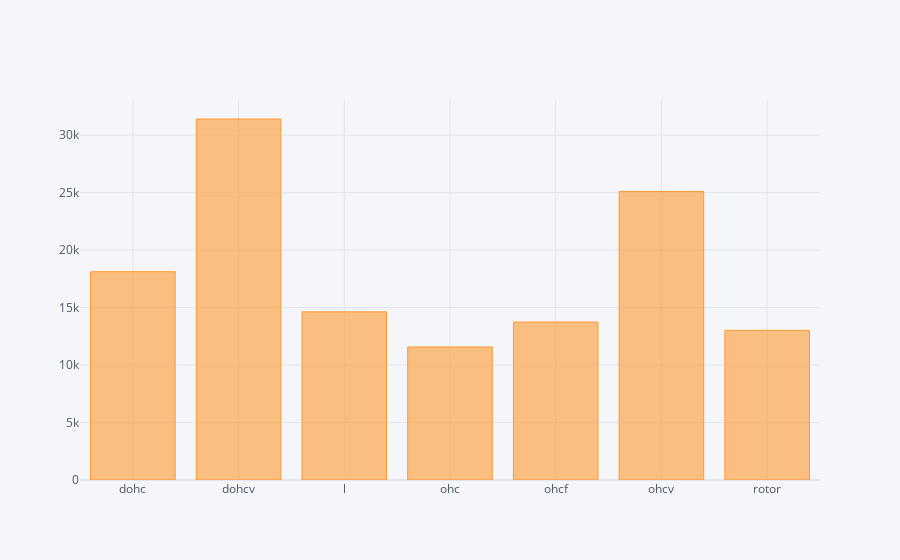

Notebook source saved alongside this figure:
### Code cell
data.groupby('enginetype')['price'].mean().iplot(kind='bar')

### Figure 1 — Plotly figure (JSON) as saved in the notebook; plotly's stock layout.template omitted (floating-point values rounded to 4 significant figures)
{"data": [{"marker": {"color": "rgba(255, 153, 51, 0.6)", "line": {"color": "rgba(255, 153, 51, 1.0)", "width": 1}}, "name": "price", "orientation": "v", "text": "", "type": "bar", "x": ["dohc", "dohcv", "l", "ohc", "ohcf", "ohcv", "rotor"], "y": [18120.0, 31400.0, 14630.0, 11570.0, 13740.0, 25100.0, 13020]}], "layout": {"legend": {"bgcolor": "#F5F6F9", "font": {"color": "#4D5663"}}, "paper_bgcolor": "#F5F6F9", "plot_bgcolor": "#F5F6F9", "title": {"font": {"color": "#4D5663"}}, "xaxis": {"gridcolor": "#E1E5ED", "showgrid": true, "tickfont": {"color": "#4D5663"}, "title": {"font": {"color": "#4D5663"}, "text": ""}, "zerolinecolor": "#E1E5ED"}, "yaxis": {"gridcolor": "#E1E5ED", "showgrid": true, "tickfont": {"color": "#4D5663"}, "title": {"font": {"color": "#4D5663"}, "text": ""}, "zerolinecolor": "#E1E5ED"}}}
